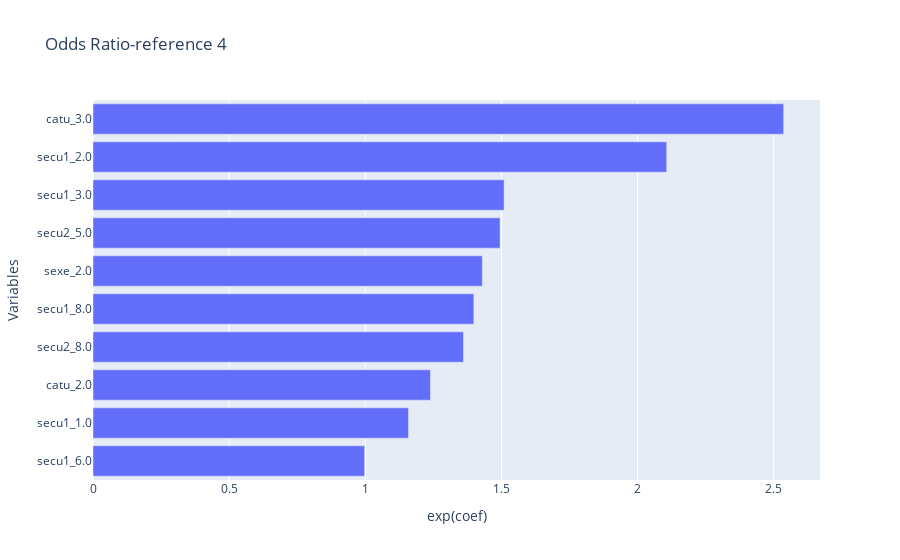

The cell this chart's notebook holds for it:
### Code cell
importances = model.coef_[3]
odds_ratios = pd.Series(np.exp(importances), index=data_model1.columns).sort_values() #coefficient des variables dans le modèle
fig1 = px.bar(x=odds_ratios.tail(10),y=odds_ratios.tail(10).index, orientation="h",title="Odds Ratio-reference 4")
fig1.update_layout(xaxis_title="exp(coef)", yaxis_title="Variables")

### Figure 1 — Plotly figure (JSON) as saved in the notebook; plotly's stock layout.template omitted (floating-point values rounded to 4 significant figures)
{"data": [{"alignmentgroup": "True", "hovertemplate": "x=%{x}<br>y=%{y}<extra></extra>", "legendgroup": "", "marker": {"color": "#636efa", "pattern": {"shape": ""}}, "name": "", "offsetgroup": "", "orientation": "h", "showlegend": false, "textposition": "auto", "type": "bar", "x": [0.9977, 1.159, 1.239, 1.361, 1.399, 1.43, 1.495, 1.51, 2.107, 2.537], "xaxis": "x", "y": ["secu1_6.0", "secu1_1.0", "catu_2.0", "secu2_8.0", "secu1_8.0", "sexe_2.0", "secu2_5.0", "secu1_3.0", "secu1_2.0", "catu_3.0"], "yaxis": "y"}], "layout": {"barmode": "relative", "legend": {"tracegroupgap": 0}, "title": {"text": "Odds Ratio-reference 4"}, "xaxis": {"anchor": "y", "domain": [0, 1], "title": {"text": "exp(coef)"}}, "yaxis": {"anchor": "x", "domain": [0, 1], "title": {"text": "Variables"}}}}
